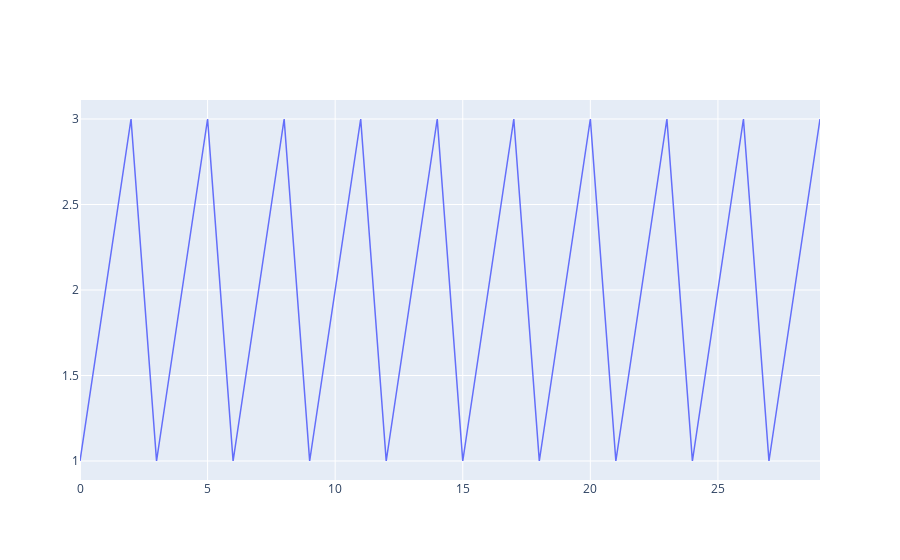

The notebook cell this image was saved under:
### Code cell
fig.clear()
fig.line(df.col1)
fig()

### Figure 1 — Plotly figure (JSON) as saved in the notebook; plotly's stock layout.template omitted (floating-point values rounded to 4 significant figures)
{"data": [{"line": {"width": 1.5}, "mode": "lines", "type": "scatter", "x": [0, 1, 2, 3, 4, 5, 6, 7, 8, 9, 10, 11, 12, 13, 14, 15, 16, 17, 18, 19, 20, 21, 22, 23, 24, 25, 26, 27, 28, 29], "y": [1, 2, 3, 1, 2, 3, 1, 2, 3, 1, 2, 3, 1, 2, 3, 1, 2, 3, 1, 2, 3, 1, 2, 3, 1, 2, 3, 1, 2, 3]}], "layout": {}}
